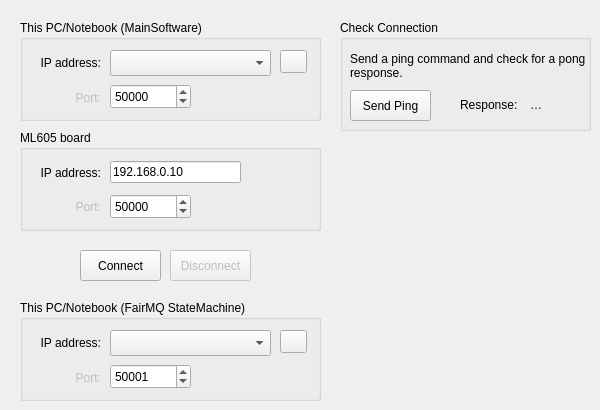
    <widget class="QWidget" name="Connection_UDP_Tab">
     <attribute name="title">
      <string>Connection_UDP</string>
     </attribute>
     <widget class="QGroupBox" name="groupBox_ownConnection">
      <property name="geometry">
       <rect>
        <x>20</x>
        <y>20</y>
        <width>301</width>
        <height>101</height>
       </rect>
      </property>
      <property name="title">
       <string>This PC/Notebook (MainSoftware)</string>
      </property>
      <widget class="QComboBox" name="comboBox_ownIPAdresses">
       <property name="geometry">
        <rect>
         <x>90</x>
         <y>30</y>
         <width>161</width>
         <height>26</height>
        </rect>
       </property>
      </widget>
      <widget class="QLabel" name="label_ownIPAddresses">
       <property name="geometry">
        <rect>
         <x>10</x>
         <y>33</y>
         <width>71</width>
         <height>20</height>
        </rect>
       </property>
       <property name="text">
        <string>IP address:</string>
       </property>
       <property name="alignment">
        <set>Qt::AlignRight|Qt::AlignTrailing|Qt::AlignVCenter</set>
       </property>
      </widget>
      <widget class="QLabel" name="label_ownPort">
       <property name="enabled">
        <bool>false</bool>
       </property>
       <property name="geometry">
        <rect>
         <x>10</x>
         <y>68</y>
         <width>71</width>
         <height>20</height>
        </rect>
       </property>
       <property name="text">
        <string>Port:</string>
       </property>
       <property name="alignment">
        <set>Qt::AlignRight|Qt::AlignTrailing|Qt::AlignVCenter</set>
       </property>
      </widget>
      <widget class="QSpinBox" name="spinBox_ownPort">
       <property name="enabled">
        <bool>true</bool>
       </property>
       <property name="geometry">
        <rect>
         <x>90</x>
         <y>64</y>
         <width>81</width>
         <height>25</height>
        </rect>
       </property>
       <property name="minimum">
        <number>1024</number>
       </property>
       <property name="maximum">
        <number>65536</number>
       </property>
       <property name="value">
        <number>50000</number>
       </property>
      </widget>
      <widget class="QToolButton" name="toolButton_refreshOwnIP">
       <property name="geometry">
        <rect>
         <x>260</x>
         <y>30</y>
         <width>27</width>
         <height>23</height>
        </rect>
       </property>
       <property name="text">
        <string/>
       </property>
       <property name="icon">
        <iconset resource="resources.qrc">
         <normaloff>:/icons/Refresh.png</normaloff>:/icons/Refresh.png</iconset>
       </property>
      </widget>
     </widget>
     <widget class="QPushButton" name="pushButton_Disconnect_UDP">
      <property name="enabled">
       <bool>false</bool>
      </property>
      <property name="geometry">
       <rect>
        <x>170</x>
        <y>250</y>
        <width>81</width>
        <height>31</height>
       </rect>
      </property>
      <property name="text">
       <string>Disconnect</string>
      </property>
     </widget>
     <widget class="QPushButton" name="pushButton_Connect_UDP">
      <property name="geometry">
       <rect>
        <x>80</x>
        <y>250</y>
        <width>81</width>
        <height>31</height>
       </rect>
      </property>
      <property name="text">
       <string>Connect</string>
      </property>
     </widget>
     <widget class="QGroupBox" name="groupBox_remoteConnection">
      <property name="geometry">
       <rect>
        <x>20</x>
        <y>130</y>
        <width>301</width>
        <height>101</height>
       </rect>
      </property>
      <property name="title">
       <string>ML605 board</string>
      </property>
      <widget class="QLabel" name="label_remoteIPAddress">
       <property name="geometry">
        <rect>
         <x>10</x>
         <y>33</y>
         <width>71</width>
         <height>20</height>
        </rect>
       </property>
       <property name="text">
        <string>IP address:</string>
       </property>
       <property name="alignment">
        <set>Qt::AlignRight|Qt::AlignTrailing|Qt::AlignVCenter</set>
       </property>
      </widget>
      <widget class="QLabel" name="label_remotePort">
       <property name="enabled">
        <bool>false</bool>
       </property>
       <property name="geometry">
        <rect>
         <x>10</x>
         <y>67</y>
         <width>71</width>
         <height>20</height>
        </rect>
       </property>
       <property name="text">
        <string>Port:</string>
       </property>
       <property name="alignment">
        <set>Qt::AlignRight|Qt::AlignTrailing|Qt::AlignVCenter</set>
       </property>
      </widget>
      <widget class="QSpinBox" name="spinBox_remotePort">
       <property name="enabled">
        <bool>true</bool>
       </property>
       <property name="geometry">
        <rect>
         <x>90</x>
         <y>64</y>
         <width>81</width>
         <height>25</height>
        </rect>
       </property>
       <property name="readOnly">
        <bool>false</bool>
       </property>
       <property name="minimum">
        <number>1024</number>
       </property>
       <property name="maximum">
        <number>65536</number>
       </property>
       <property name="value">
        <number>50000</number>
       </property>
      </widget>
      <widget class="QLineEdit" name="lineEdit_remoteIPAddress">
       <property name="geometry">
        <rect>
         <x>90</x>
         <y>31</y>
         <width>131</width>
         <height>22</height>
        </rect>
       </property>
       <property name="autoFillBackground">
        <bool>false</bool>
       </property>
       <property name="text">
        <string>192.168.0.10</string>
       </property>
       <property name="maxLength">
        <number>15</number>
       </property>
       <property name="placeholderText">
        <string>000.000.000.000</string>
       </property>
      </widget>
     </widget>
     <widget class="QGroupBox" name="groupBox_checkConnection">
      <property name="geometry">
       <rect>
        <x>340</x>
        <y>20</y>
        <width>251</width>
        <height>111</height>
       </rect>
      </property>
      <property name="title">
       <string>Check Connection</string>
      </property>
      <widget class="QPushButton" name="pushButton_Ping">
       <property name="geometry">
        <rect>
         <x>10</x>
         <y>70</y>
         <width>81</width>
         <height>31</height>
        </rect>
       </property>
       <property name="text">
        <string>Send Ping</string>
       </property>
       <property name="checkable">
        <bool>false</bool>
       </property>
       <property name="flat">
        <bool>false</bool>
       </property>
      </widget>
      <widget class="QLabel" name="label_pingExplaination">
       <property name="geometry">
        <rect>
         <x>10</x>
         <y>30</y>
         <width>251</width>
         <height>31</height>
        </rect>
       </property>
       <property name="text">
        <string>Send a ping command and check for a pong response.</string>
       </property>
       <property name="wordWrap">
        <bool>true</bool>
       </property>
      </widget>
      <widget class="QLabel" name="label_pingResponse">
       <property name="geometry">
        <rect>
         <x>120</x>
         <y>75</y>
         <width>71</width>
         <height>20</height>
        </rect>
       </property>
       <property name="minimumSize">
        <size>
         <width>0</width>
         <height>0</height>
        </size>
       </property>
       <property name="text">
        <string>Response:</string>
       </property>
      </widget>
      <widget class="QLabel" name="label_pingResponseIcon">
       <property name="geometry">
        <rect>
         <x>190</x>
         <y>75</y>
         <width>20</width>
         <height>20</height>
        </rect>
       </property>
       <property name="minimumSize">
        <size>
         <width>16</width>
         <height>16</height>
        </size>
       </property>
       <property name="text">
        <string>…</string>
       </property>
      </widget>
     </widget>
     <widget class="QGroupBox" name="groupBox_ownConnection_3">
      <property name="geometry">
       <rect>
        <x>20</x>
        <y>300</y>
        <width>301</width>
        <height>101</height>
       </rect>
      </property>
      <property name="title">
       <string>This PC/Notebook (FairMQ StateMachine)</string>
      </property>
      <widget class="QComboBox" name="comboBox_ownIPAdresses_FairMQ">
       <property name="geometry">
        <rect>
         <x>90</x>
         <y>30</y>
         <width>161</width>
         <height>26</height>
        </rect>
       </property>
      </widget>
      <widget class="QLabel" name="label_ownIPAddresses_4">
       <property name="geometry">
        <rect>
         <x>10</x>
         <y>33</y>
         <width>71</width>
         <height>20</height>
        </rect>
       </property>
       <property name="text">
        <string>IP address:</string>
       </property>
       <property name="alignment">
        <set>Qt::AlignRight|Qt::AlignTrailing|Qt::AlignVCenter</set>
       </property>
      </widget>
      <widget class="QLabel" name="label_ownPort_4">
       <property name="enabled">
        <bool>false</bool>
       </property>
       <property name="geometry">
        <rect>
         <x>10</x>
         <y>68</y>
         <width>71</width>
         <height>20</height>
        </rect>
       </property>
       <property name="text">
        <string>Port:</string>
       </property>
       <property name="alignment">
        <set>Qt::AlignRight|Qt::AlignTrailing|Qt::AlignVCenter</set>
       </property>
      </widget>
      <widget class="QSpinBox" name="spinBox_ownPort_FairMQ">
       <property name="enabled">
        <bool>true</bool>
       </property>
       <property name="geometry">
        <rect>
         <x>90</x>
         <y>64</y>
         <width>81</width>
         <height>25</height>
        </rect>
       </property>
       <property name="minimum">
        <number>1024</number>
       </property>
       <property name="maximum">
        <number>65536</number>
       </property>
       <property name="value">
        <number>50001</number>
       </property>
      </widget>
      <widget class="QToolButton" name="toolButton_refreshOwnIP_1">
       <property name="geometry">
        <rect>
         <x>260</x>
         <y>30</y>
         <width>27</width>
         <height>23</height>
        </rect>
       </property>
       <property name="text">
        <string/>
       </property>
       <property name="icon">
        <iconset resource="resources.qrc">
         <normaloff>:/icons/Refresh.png</normaloff>:/icons/Refresh.png</iconset>
       </property>
      </widget>
     </widget>
     <zorder>groupBox_ownConnection</zorder>
     <zorder>pushButton_Disconnect_UDP</zorder>
     <zorder>pushButton_Connect_UDP</zorder>
     <zorder>groupBox_remoteConnection</zorder>
     <zorder>groupBox_checkConnection</zorder>
     <zorder>groupBox_ownConnection_3</zorder>
     <zorder>toolButton_refreshOwnIP</zorder>
    </widget>
